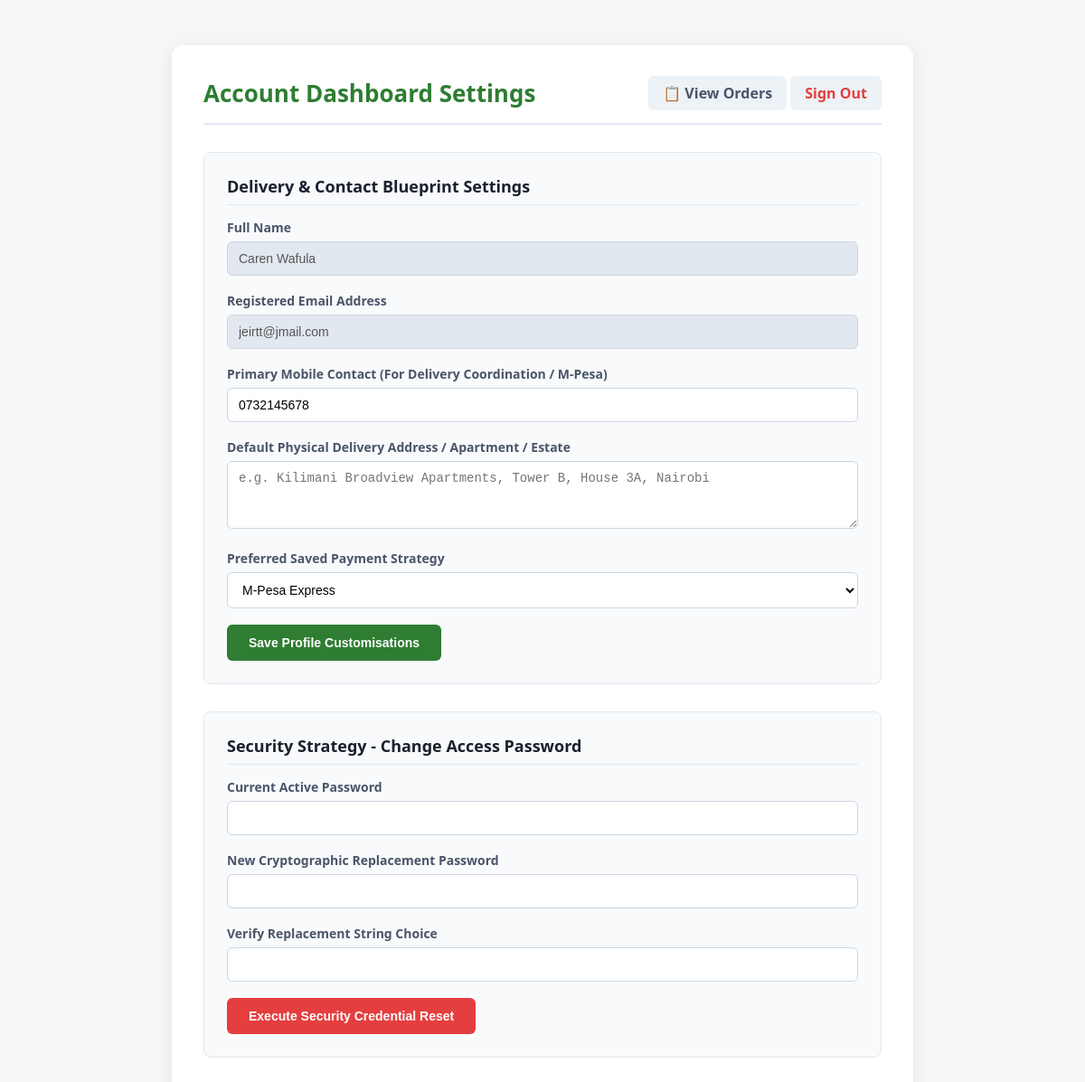
/user-profile.php (signed in), run on the app's committed database.
### tables this page shows
CREATE TABLE `users` (
  `id` int(11) NOT NULL,
  `full_name` varchar(100) NOT NULL,
  `email` varchar(100) NOT NULL,
  `phone_number` varchar(20) NOT NULL,
  `password_hash` varchar(255) NOT NULL,
  `default_address` text DEFAULT NULL,
  `default_payment_method` enum('mpesa','cod') NOT NULL DEFAULT 'mpesa',
  `created_at` timestamp NOT NULL DEFAULT current_timestamp()
);

### user-profile.php (the view, shortened to what this page needs)
<?php
require 'db.php';
$user_id = $_SESSION['user_id'];
try {
    $stmt = $pdo->prepare("SELECT full_name, email, phone_number, default_address, default_payment_method FROM users WHERE id = ?");
    $stmt->execute([$user_id]);
    $profile = $stmt->fetch();
} catch (PDOException $e) {
    die("Fatal engine configuration breakdown: " . $e->getMessage());
}
?>
<!DOCTYPE html>
<html lang="en">
<head>
</head>
<body>
<div class="dashboard-container">
    <div class="header-section">
        <h1>Account Dashboard Settings</h1>
        <div>
            <a href="profile.php" class="nav-btn">📋 View Orders</a>
            <a href="logout.php" class="nav-btn" style="color: #e53e3e;">Sign Out</a>
        </div>
    </div>
    <div class="section-card">
        <h2>Delivery & Contact Blueprint Settings</h2>
        <form method="POST" action="user-profile.php">
            <div class="form-row">
                <label>Full Name</label>
                <input type="text" value="<?php echo htmlspecialchars($profile['full_name']); ?>" disabled>
            </div>
            <div class="form-row">
                <label>Registered Email Address</label>
                <input type="email" value="<?php echo htmlspecialchars($profile['email']); ?>" disabled>
            </div>
            <div class="form-row">
                <label for="phone_number">Primary Mobile Contact (For Delivery Coordination / M-Pesa)</label>
                <input type="text" id="phone_number" name="phone_number" value="<?php echo htmlspecialchars($profile['phone_number'] ?? ''); ?>" placeholder="e.g. 0712345678">
            </div>
            <div class="form-row">
                <label for="default_address">Default Physical Delivery Address / Apartment / Estate</label>
                <textarea id="default_address" name="default_address" placeholder="e.g. Kilimani Broadview Apartments, Tower B, House 3A, Nairobi"><?php echo htmlspecialchars($profile['default_address'] ?? ''); ?></textarea>
            </div>
            <div class="form-row">
                <label for="default_payment_method">Preferred Saved Payment Strategy</label>
                <select id="default_payment_method" name="default_payment_method">
                    <option value="mpesa" <?php echo ($profile['default_payment_method'] == 'mpesa') ? 'selected' : ''; ?>>M-Pesa Express</option>
                </select>
            </div>
            <button type="submit" class="submit-btn">Save Profile Customisations</button>
        </form>
    </div>
    <div class="section-card">
        <h2>Security Strategy - Change Access Password</h2>
        <form method="POST" action="user-profile.php">
            <div class="form-row">
                <label for="current_password">Current Active Password</label>
                <input type="password" id="current_password" name="current_password" required>
            </div>
            <div class="form-row">
                <label for="new_password">New Cryptographic Replacement Password</label>
                <input type="password" id="new_password" name="new_password" required minlength="6">
            </div>
            <div class="form-row">
                <label for="confirm_password">Verify Replacement String Choice</label>
                <input type="password" id="confirm_password" name="confirm_password" required>
            </div>
            <button type="submit" class="submit-btn danger-btn">Execute Security Credential Reset</button>
        </form>
    </div>
</div>
</body>
</html>

### user-profile.php (style rules this page uses)
body { font-family: 'Segoe UI', Tahoma, Geneva, Verdana, sans-serif; background-color: #f4f6f8; margin: 0; padding: 20px; color: #333; }
.dashboard-container { max-width: 750px; margin: 30px auto; background: #ffffff; border-radius: 12px; box-shadow: 0 4px 15px rgba(0,0,0,0.08); padding: 35px; }
.header-section { display: flex; justify-content: space-between; align-items: center; border-bottom: 2px solid #e2e8f0; padding-bottom: 15px; margin-bottom: 30px; }
h1 { color: #2e7d32; margin: 0; font-size: 26px; }
.nav-btn { text-decoration: none; color: #4a5568; font-weight: 600; padding: 8px 16px; border-radius: 6px; background: #edf2f7; transition: all 0.2s; }
.section-card { background: #f8fafc; border: 1px solid #e2e8f0; border-radius: 8px; padding: 25px; margin-bottom: 30px; }
.section-card h2 { margin-top: 0; color: #1a202c; font-size: 18px; border-bottom: 1px solid #e2e8f0; padding-bottom: 8px; }
.form-row { margin-bottom: 18px; }
label { display: block; font-weight: 600; margin-bottom: 6px; color: #4a5568; font-size: 14px; }
input[type="text"], input[type="email"], input[type="password"], select, textarea { width: 100%; padding: 10px 12px; border: 1px solid #cbd5e0; border-radius: 6px; box-sizing: border-box; background-color: #fff; font-size: 14px; transition: border 0.15s; }
input[disabled] { background-color: #e2e8f0; cursor: not-allowed; }
textarea { resize: vertical; height: 75px; }
.submit-btn { background-color: #2e7d32; color: white; border: none; padding: 12px 24px; border-radius: 6px; font-size: 14px; font-weight: bold; cursor: pointer; transition: background 0.2s; }
.danger-btn { background-color: #e53e3e; }

### data on the page
users: full_name "Caren Wafula", email "jeirtt@jmail.com", phone_number "0732145678", default_payment_method "M-Pesa Express"
